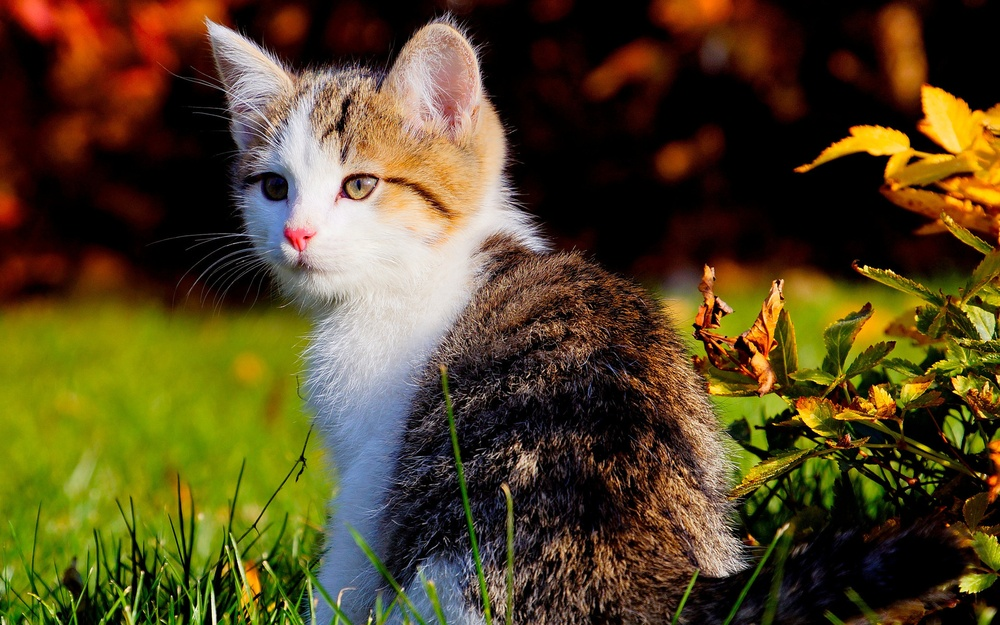
#> input picture test.jpg, 1000 x 625 px, shrunk from 1920 x 1200 before the run
$ python svd_decomposition_color_images.py test.jpg
#> lines starting #> are read from the running program, lines starting #| are printed output that depends on the picture
import numpy as np
import matplotlib.pyplot as plt

def svd_recon_color(image, k):
    """
    Reconstruct a color image using the top k singular values for each color channel.
    :param image: H x W x 3 array (RGB)
    :param k: Number of singular values
    Returns: a reconstructed image clipped to [0, 255]
    """
    reconstructed = np.zeros_like(image)
    # applying svd on each channel
    for channel in range(3):
        U, S, VT = np.linalg.svd(image[:, :, channel], full_matrices=False)
        Uk = U[:, :k]
        Sk = np.diag(S[:k])
        Vk = VT[:k, :]
        reconstructed[:, :, channel] = Uk @ Sk @ Vk
    return np.clip(reconstructed, 0, 255)

def load_image(image_path):
    """
    Load image as float (0-255)
    :param image_path: File path to access image to be loaded
    """
#> called with image_path = 'test.jpg'
    img = plt.imread(image_path).astype(float)
    # converting pngs with an alpha value to rgb
    if img.ndim == 2: img = np.stack([img]*3, axis=-1)
    elif img.shape[2] == 4: img = img[:, :, :3]
    return img

def plot_svd_color(image, k_values, save_dir="results"):
    """
    Show and save images with SVDs of given k values ran on it.
    :param image: An image to be loaded
    :param k_values: An array of various k values
    """
#> called with save_dir = 'results'
    import os
    os.makedirs(save_dir, exist_ok=True)
    fig, axes = plt.subplots(1, len(k_values), figsize=(15, 5))
    for i, k in enumerate(k_values):
        img_k = svd_recon_color(image, k)
        #auto save
        plt.imsave(f"{save_dir}/image_k{k}.png", img_k.astype(np.uint8))
        axes[i].imshow(img_k.astype(np.uint8))
        axes[i].set_title(f'k = {k}')
        axes[i].axis('off')
#> this loop made 4 passes
#> pass 1, in plot_svd_color, `img_k = svd_recon_color(image, k)`:
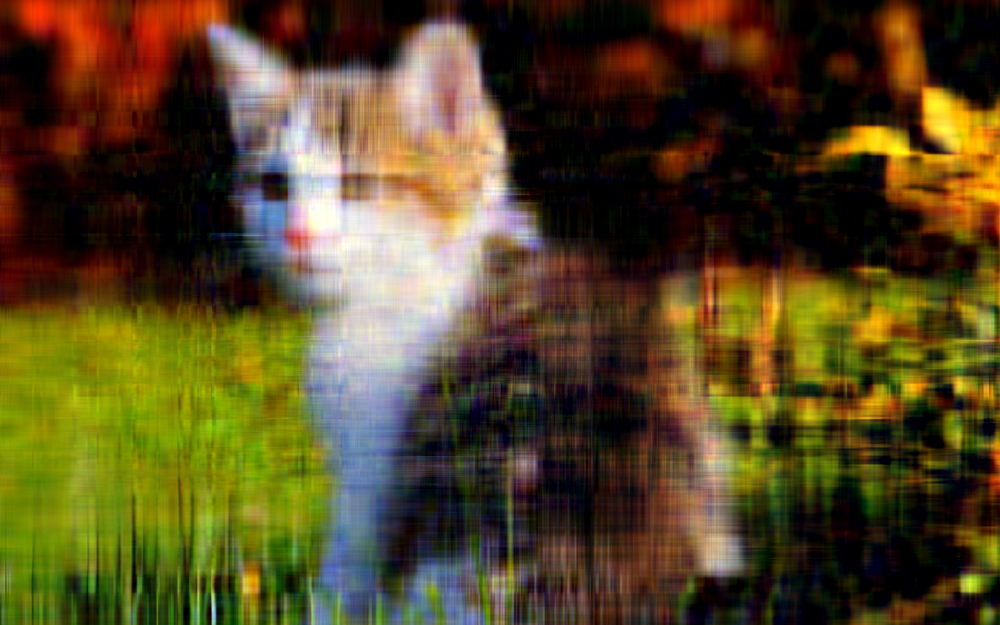
#> img_k: shape (625, 1000, 3) float64; mean R, G, B 86.1, 71.8, 36.5
#> pass 2, in plot_svd_color, `img_k = svd_recon_color(image, k)`:
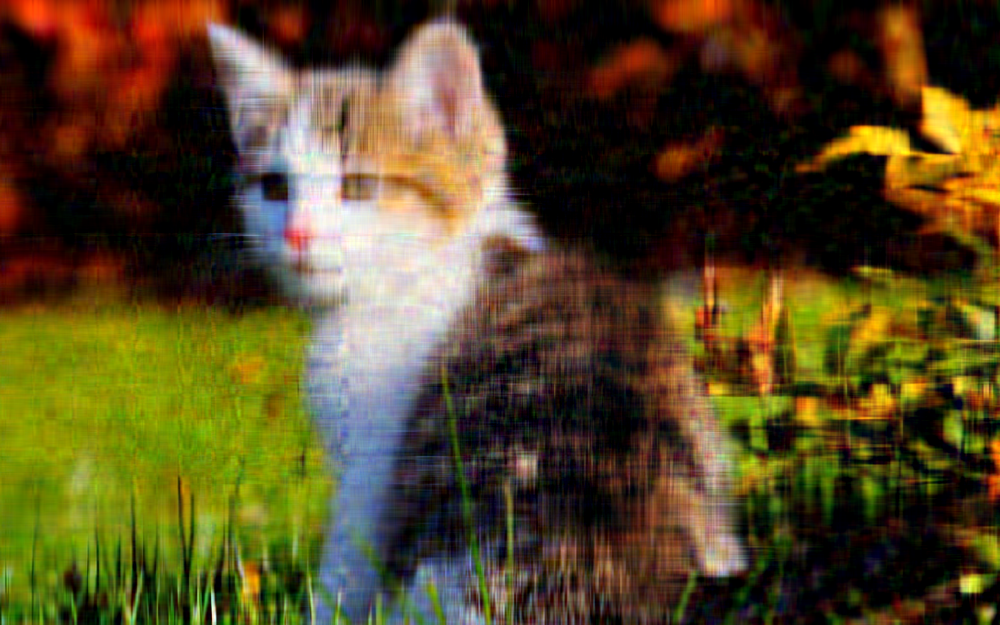
#> img_k: shape (625, 1000, 3) float64; mean R, G, B 85.9, 71.7, 36.5
#> after the loop:
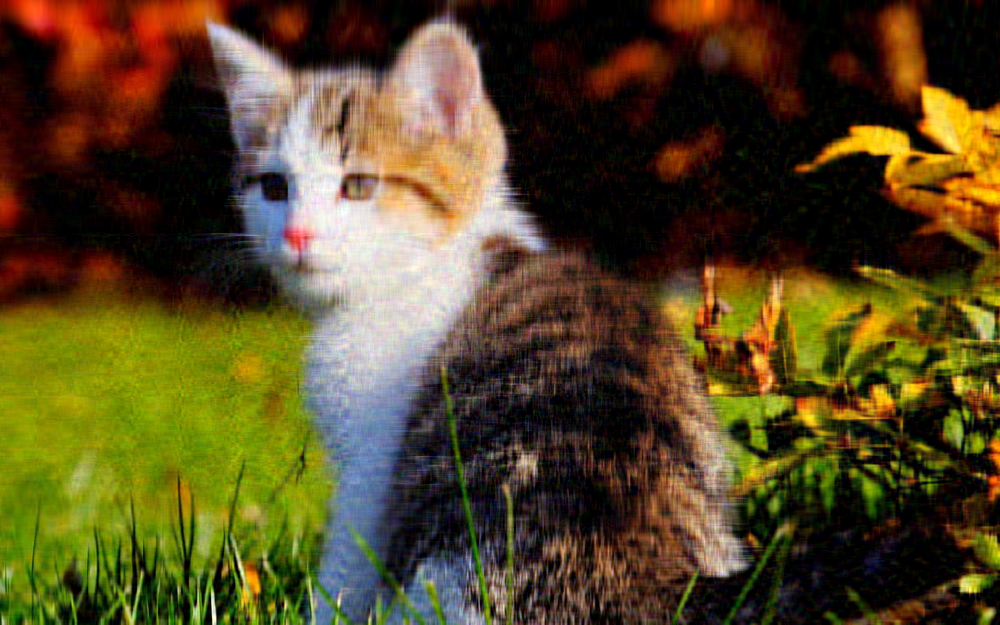
#> img_k: shape (625, 1000, 3) float64; mean R, G, B 85.8, 71.6, 36.5
    plt.tight_layout()
    plt.show()
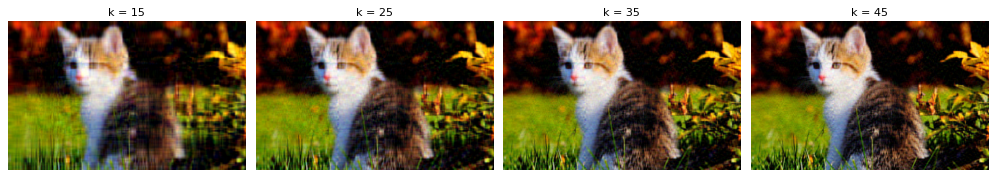
#> figure drawn by matplotlib, 4 panels

if __name__ == "__main__":
    import argparse
    parser = argparse.ArgumentParser(description="DVD collar image compression")
    parser.add_argument("image_path", type=str, help="Path to color image")
    parser.add_argument("--ks", type=int, nargs="+", default=[15, 25, 35, 45], help="List of k values for reconstruction")
    args = parser.parse_args()
    img = load_image(args.image_path)
    plot_svd_color(img, args.ks)
